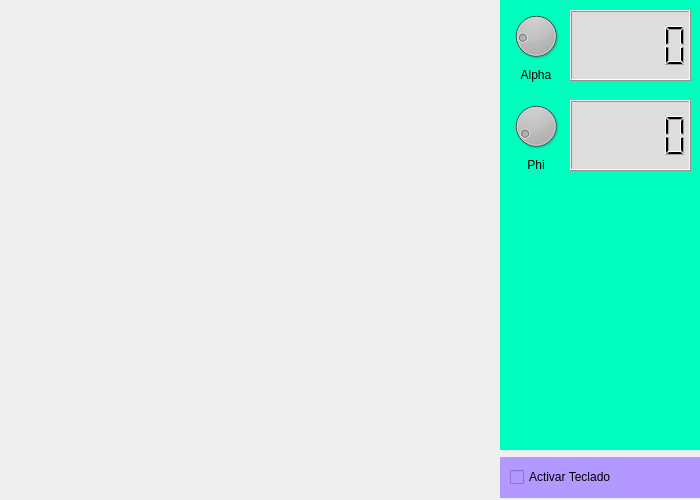
<?xml version="1.0" encoding="UTF-8"?>
<ui version="4.0">
 <class>Widget</class>
 <widget class="QWidget" name="Widget">
  <property name="geometry">
   <rect>
    <x>0</x>
    <y>0</y>
    <width>700</width>
    <height>500</height>
   </rect>
  </property>
  <property name="windowTitle">
   <string>Widget</string>
  </property>
  <widget class="QWidget" name="widget_2" native="true">
   <property name="geometry">
    <rect>
     <x>500</x>
     <y>457</y>
     <width>200</width>
     <height>41</height>
    </rect>
   </property>
   <property name="styleSheet">
    <string notr="true">background-color: rgb(179, 153, 255);</string>
   </property>
   <widget class="QCheckBox" name="checkBox">
    <property name="geometry">
     <rect>
      <x>10</x>
      <y>10</y>
      <width>141</width>
      <height>20</height>
     </rect>
    </property>
    <property name="focusPolicy">
     <enum>Qt::NoFocus</enum>
    </property>
    <property name="styleSheet">
     <string notr="true">color: rgb(0, 0, 0);</string>
    </property>
    <property name="text">
     <string>Activar Teclado</string>
    </property>
   </widget>
  </widget>
  <widget class="QWidget" name="widget" native="true">
   <property name="geometry">
    <rect>
     <x>500</x>
     <y>0</y>
     <width>200</width>
     <height>450</height>
    </rect>
   </property>
   <property name="styleSheet">
    <string notr="true">background-color: rgb(0, 255, 191);</string>
   </property>
   <widget class="QLCDNumber" name="lcdNumber">
    <property name="geometry">
     <rect>
      <x>70</x>
      <y>10</y>
      <width>121</width>
      <height>71</height>
     </rect>
    </property>
    <property name="styleSheet">
     <string notr="true">background-color: rgb(221, 221, 221);
color: rgb(0, 0, 0);</string>
    </property>
   </widget>
   <widget class="QLCDNumber" name="lcdNumber_2">
    <property name="geometry">
     <rect>
      <x>70</x>
      <y>100</y>
      <width>121</width>
      <height>71</height>
     </rect>
    </property>
    <property name="styleSheet">
     <string notr="true">background-color: rgb(221, 221, 221);
color: rgb(0, 0, 0);</string>
    </property>
   </widget>
   <widget class="QWidget" name="layoutWidget">
    <property name="geometry">
     <rect>
      <x>10</x>
      <y>100</y>
      <width>52</width>
      <height>72</height>
     </rect>
    </property>
    <layout class="QVBoxLayout" name="verticalLayout">
     <item>
      <widget class="QDial" name="dialPhi">
       <property name="styleSheet">
        <string notr="true">background-color: rgb(191, 191, 191);</string>
       </property>
       <property name="maximum">
        <number>360</number>
       </property>
       <property name="value">
        <number>30</number>
       </property>
      </widget>
     </item>
     <item>
      <widget class="QLabel" name="label_2">
       <property name="styleSheet">
        <string notr="true">color: rgb(0, 0, 0);
</string>
       </property>
       <property name="text">
        <string>Phi</string>
       </property>
       <property name="alignment">
        <set>Qt::AlignCenter</set>
       </property>
      </widget>
     </item>
    </layout>
   </widget>
   <widget class="QWidget" name="layoutWidget_2">
    <property name="geometry">
     <rect>
      <x>10</x>
      <y>10</y>
      <width>52</width>
      <height>72</height>
     </rect>
    </property>
    <layout class="QVBoxLayout" name="verticalLayout_2">
     <item>
      <widget class="QDial" name="dialAlpha">
       <property name="styleSheet">
        <string notr="true">background-color: rgb(191, 191, 191);</string>
       </property>
       <property name="maximum">
        <number>360</number>
       </property>
       <property name="value">
        <number>63</number>
       </property>
      </widget>
     </item>
     <item>
      <widget class="QLabel" name="label">
       <property name="styleSheet">
        <string notr="true">color: rgb(0, 0, 0);</string>
       </property>
       <property name="text">
        <string>Alpha</string>
       </property>
       <property name="alignment">
        <set>Qt::AlignCenter</set>
       </property>
      </widget>
     </item>
    </layout>
   </widget>
  </widget>
 </widget>
 <resources/>
 <connections/>
</ui>
